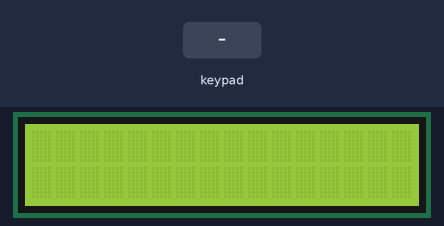
A sketch run on a simulated Arduino Uno, built with avr-gcc and run on an emulated ATmega328P. Shown: 16×2 character LCD. The inputs (shaded band) are chosen by the test bench. What the sketch prints to the serial monitor is not drawn.

Above: at 1.2 s.
1.3 s: keypad keys 6 7 8 9 # pressed 0.4 s apart
At 3.8 s:
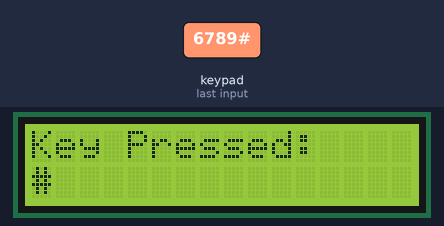
4.8 s: key 'A' pressed
At 5.4 s:
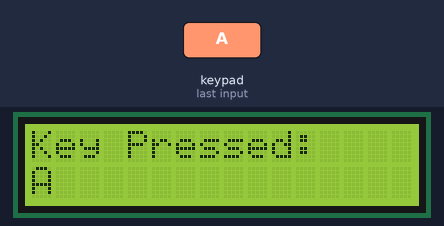
6.3 s: key 'B' pressed
At 6.7 s:
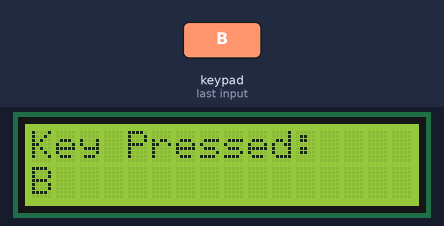
7.8 s: keypad keys 6 7 8 9 * pressed 0.4 s apart
At 9.9 s:
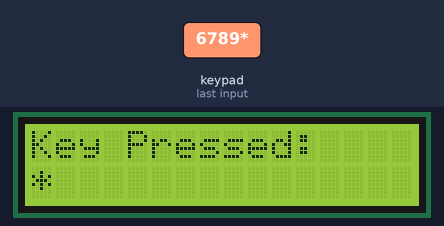
11.3 s: key 'C' pressed
At 12.5 s:
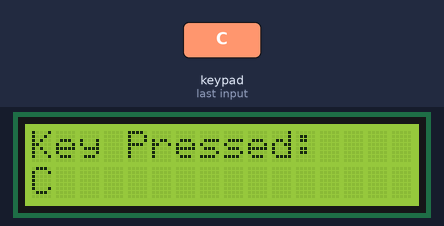
12.8 s: keypad keys 6 7 8 9 D pressed 0.4 s apart
At 13.01 s:
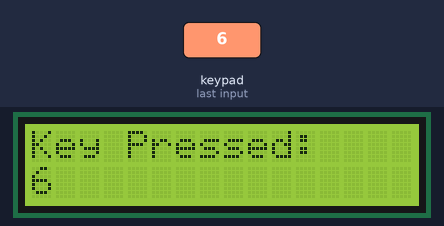
Timing chart, 0 to 15.8 s (numbered marks = the images above; inputs shaded):
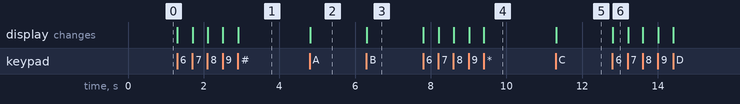

Measured:
- after the input at 1.3 s, the display: first changes at once (image 1 shows a later state)
- after the input at 4.8 s, the display: changes at once (image 2)
- after the input at 6.3 s, the display: changes at once (image 3)
- after the input at 7.8 s, the display: first changes at once (image 4 shows a later state)
- after the input at 11.3 s, the display: changes at once (image 5)
- after the input at 12.8 s, the display: changes at once (image 6)

The sketch:

keypad-controlled-lcd-display.ino
```cpp
/*
  This is a simple 4x4 Keypad LCD (16x2) interfacing project using 16 push-buttons.

  You can use fewer or more than 16 push-buttons according to your requirements.
  The only requirement is to initialize the number of rows, columns, and the key matrix accordingly.

  For example:
  - If you are using a 3x3 keypad, initialize a 3x3 key matrix.
  - Update the number of rows and columns to match your keypad configuration.
*/

//Including Keypad Library
#include <Keypad.h>

//Initializing header file for LCD
#include <LiquidCrystal.h>

//Object creation of LCD
LiquidCrystal lcd(13,12,11,10,A0,A1);
                  //Pins number

// Initializing and mapping the key matrix
const byte ROWS = 4; // Number of rows
const byte COLS = 4; // Number of columns

//Initializing and mapping Keys Matrix
char keys[ROWS][COLS] = {
 {'1', '2', '3', 'A'},
 {'4', '5', '6', 'B'},
 {'7', '8', '9', 'C'},
 {'*', '0', '#', 'D'}
}; //KeyPad Matrix


// Connecting keypad pins to Arduino digital pins
byte rowPins[ROWS] = {6,7,8,9}; // Row pins
byte colPins[COLS] = {5, 4, 3, 2}; // CColumn pins

// Creating the keypad object
Keypad customKeypad = Keypad(makeKeymap(keys), rowPins, colPins, ROWS, COLS);

void setup() {
  // Initialize serial communication
  Serial.begin(9600);

  //Initializing LCD
  lcd.begin(16,2); //lcd.begin(columns,rows)
}

void loop() {
    // Read the pressed key
  char customKey = customKeypad.getKey();

  // Print the pressed key to the Serial Monitor
  if (customKey) {
    // Print to Serial Monitor
    Serial.print("Key Pressed: ");
    Serial.println(customKey);

    // Display on LCD
    lcd.clear();
    lcd.setCursor(0, 0);
    lcd.print("Key Pressed:");
    lcd.setCursor(0, 1);
    lcd.print(customKey);

  }


}
```
